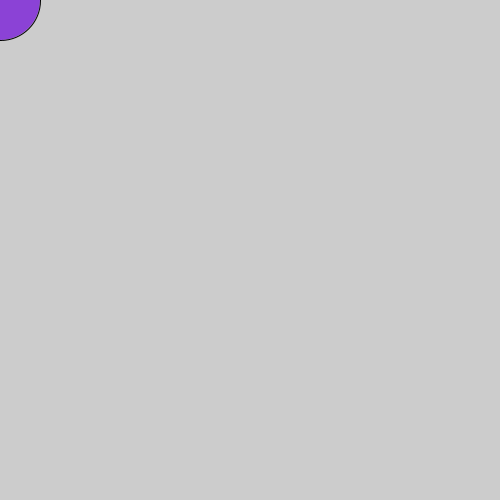
Frame 1 (no input)
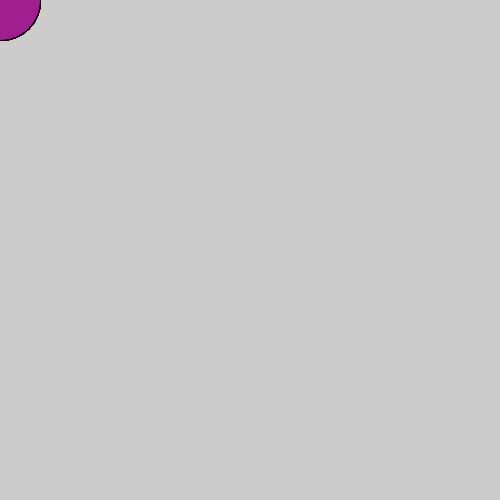
Frame 60 (the mouse pressed at the canvas centre just before this capture)
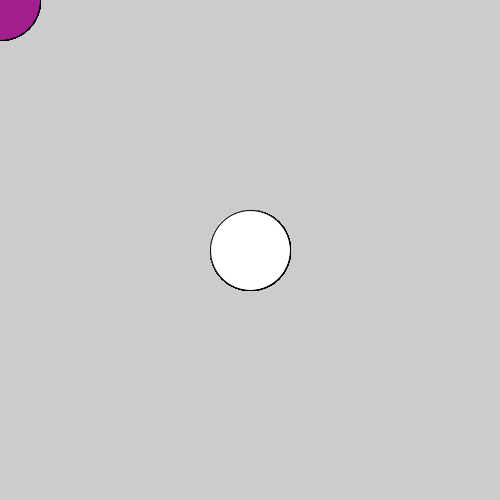
Frame 120 (the mouse held since frame 60 and released just before this capture)

The Processing sketch that drew these frames (run headless with seeded random() and noise(); from frame 60 on, the mouse is pressed at the canvas centre):

// Processing sketch: processing_136146
// ── processing_136146.pde

void setup() {
  size(500, 500);
}

void draw() {
  if (mousePressed) {
    fill(255);
  } else {
    fill(random(215),random(255),random(225));
  }
  ellipse(mouseX, mouseY, 80, 80);
}
